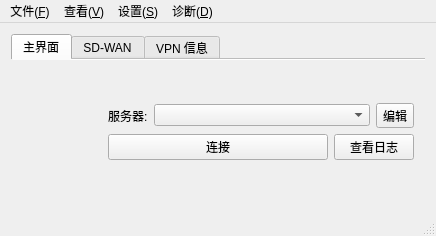
<?xml version="1.0" encoding="UTF-8"?>
<ui version="4.0">
 <class>MainWindow</class>
 <widget class="QMainWindow" name="MainWindow">
  <property name="windowModality">
   <enum>Qt::NonModal</enum>
  </property>
  <property name="geometry">
   <rect>
    <x>0</x>
    <y>0</y>
    <width>436</width>
    <height>236</height>
   </rect>
  </property>
  <property name="sizePolicy">
   <sizepolicy hsizetype="Preferred" vsizetype="Preferred">
    <horstretch>0</horstretch>
    <verstretch>0</verstretch>
   </sizepolicy>
  </property>
  <property name="minimumSize">
   <size>
    <width>436</width>
    <height>236</height>
   </size>
  </property>
  <property name="maximumSize">
   <size>
    <width>436</width>
    <height>236</height>
   </size>
  </property>
  <property name="windowIcon">
   <iconset resource="../avpn.qrc">
    <normaloff>:/Resources/mono_lock.png</normaloff>:/Resources/mono_lock.png</iconset>
  </property>
  <property name="autoFillBackground">
   <bool>false</bool>
  </property>
  <widget class="QWidget" name="centralWidget">
   <property name="sizePolicy">
    <sizepolicy hsizetype="MinimumExpanding" vsizetype="MinimumExpanding">
     <horstretch>0</horstretch>
     <verstretch>0</verstretch>
    </sizepolicy>
   </property>
   <layout class="QHBoxLayout" name="horizontalLayout">
    <item>
     <widget class="QTabWidget" name="tabWidget">
      <property name="autoFillBackground">
       <bool>false</bool>
      </property>
      <property name="tabPosition">
       <enum>QTabWidget::North</enum>
      </property>
      <property name="tabShape">
       <enum>QTabWidget::Rounded</enum>
      </property>
      <property name="currentIndex">
       <number>0</number>
      </property>
      <property name="documentMode">
       <bool>true</bool>
      </property>
      <property name="tabsClosable">
       <bool>false</bool>
      </property>
      <property name="movable">
       <bool>false</bool>
      </property>
      <widget class="QWidget" name="tabWidget_main">
       <property name="accessibleName">
        <string/>
       </property>
       <attribute name="title">
        <string>主界面</string>
       </attribute>
       <layout class="QGridLayout" name="gridLayout_2">
        <item row="0" column="0">
         <layout class="QHBoxLayout" name="horizontalLayout_4" stretch="1,3">
          <item>
           <layout class="QVBoxLayout" name="verticalLayout_2">
            <property name="spacing">
             <number>0</number>
            </property>
            <item>
             <widget class="QLabel" name="iconLabel">
              <property name="maximumSize">
               <size>
                <width>80</width>
                <height>80</height>
               </size>
              </property>
              <property name="scaledContents">
               <bool>true</bool>
              </property>
             </widget>
            </item>
           </layout>
          </item>
          <item>
           <layout class="QVBoxLayout" name="verticalLayout">
            <item>
             <layout class="QHBoxLayout" name="horizontalLayout_Profiles" stretch="0,4,0">
              <item>
               <widget class="QLabel" name="serverLabel">
                <property name="text">
                 <string>服务器:</string>
                </property>
               </widget>
              </item>
              <item>
               <widget class="QComboBox" name="serverList"/>
              </item>
              <item>
               <widget class="QToolButton" name="serverListControl">
                <property name="whatsThis">
                 <string>编辑</string>
                </property>
                <property name="text">
                 <string>编辑</string>
                </property>
                <property name="icon">
                 <iconset resource="../avpn.qrc">
                  <normaloff>:/images/profiles.png</normaloff>:/images/profiles.png</iconset>
                </property>
                <property name="popupMode">
                 <enum>QToolButton::InstantPopup</enum>
                </property>
               </widget>
              </item>
             </layout>
            </item>
            <item>
             <layout class="QHBoxLayout" name="horizontalLayout_Buttons" stretch="4,0">
              <item>
               <widget class="QPushButton" name="connectionButton">
                <property name="text">
                 <string>连接</string>
                </property>
                <property name="icon">
                 <iconset resource="../avpn.qrc">
                  <normaloff>:/images/network-wired.png</normaloff>:/images/network-wired.png</iconset>
                </property>
               </widget>
              </item>
              <item>
               <widget class="QPushButton" name="viewLogButton">
                <property name="text">
                 <string>查看日志</string>
                </property>
                <property name="icon">
                 <iconset resource="../avpn.qrc">
                  <normaloff>:/images/edit-find.png</normaloff>:/images/edit-find.png</iconset>
                </property>
               </widget>
              </item>
             </layout>
            </item>
           </layout>
          </item>
         </layout>
        </item>
       </layout>
       <widget class="QLabel" name="sdwanMainStatusLabel">
        <property name="geometry">
         <rect>
          <x>5</x>
          <y>150</y>
          <width>150</width>
          <height>20</height>
         </rect>
        </property>
        <property name="visible">
         <bool>false</bool>
        </property>
        <property name="text">
         <string>SD-WAN: 未就绪</string>
        </property>
        <property name="styleSheet">
         <string>font-size: 9pt; color: gray;</string>
        </property>
       </widget>
      </widget>
      <widget class="QWidget" name="tabWidget_sdwan">
       <attribute name="title">
        <string>SD-WAN</string>
       </attribute>
       <layout class="QVBoxLayout" name="verticalLayout_sdwan">
        <item>
         <layout class="QFormLayout" name="formLayout_sdwan">
          <property name="fieldGrowthPolicy">
           <enum>QFormLayout::ExpandingFieldsGrow</enum>
          </property>
          <property name="formAlignment">
           <set>Qt::AlignJustify|Qt::AlignTop</set>
          </property>
          <item row="0" column="0">
           <widget class="QCheckBox" name="sdwanEnableCheckbox">
            <property name="text">
             <string>启用</string>
            </property>
           </widget>
          </item>
          <item row="0" column="1">
           <widget class="QCheckBox" name="sdwanAutoStartCheckbox">
            <property name="enabled">
             <bool>false</bool>
            </property>
            <property name="text">
             <string>自启动</string>
            </property>
           </widget>
          </item>
          <item row="1" column="0">
           <widget class="QLabel" name="nodeLicenseLabelText">
            <property name="text">
             <string>节点许可:</string>
            </property>
           </widget>
          </item>
          <item row="1" column="1">
           <layout class="QHBoxLayout" name="horizontalLayout_nodeLicense">
            <item>
             <widget class="QPushButton" name="nodeLicenseImportButton">
              <property name="enabled">
               <bool>false</bool>
              </property>
              <property name="text">
               <string>导入</string>
              </property>
             </widget>
            </item>
            <item>
             <widget class="QLabel" name="nodeLicenseStatusLabel">
              <property name="text">
               <string>未导入</string>
              </property>
              <property name="styleSheet">
               <string>color: gray;</string>
              </property>
             </widget>
            </item>
           </layout>
          </item>
          <item row="2" column="0">
           <widget class="QLabel" name="networkIdLabelText">
            <property name="text">
             <string>网络ID:</string>
            </property>
           </widget>
          </item>
          <item row="2" column="1">
           <widget class="QLineEdit" name="networkIdEdit">
            <property name="enabled">
             <bool>false</bool>
            </property>
            <property name="placeholderText">
             <string>请输入16位网络ID</string>
            </property>
            <property name="maxLength">
             <number>16</number>
            </property>
           </widget>
          </item>
          <item row="3" column="0">
           <widget class="QLabel" name="sdwanStatusLabelText">
            <property name="text">
             <string>状态:</string>
            </property>
           </widget>
          </item>
          <item row="3" column="1">
           <layout class="QHBoxLayout" name="horizontalLayout_sdwan_status">
            <item>
             <widget class="QLabel" name="sdwanStatusLabel">
              <property name="text">
               <string>未连接</string>
              </property>
              <property name="alignment">
               <set>Qt::AlignLeading|Qt::AlignLeft|Qt::AlignVCenter</set>
              </property>
             </widget>
            </item>
            <item>
             <widget class="QLabel" name="sdwanZerotierIdLabel">
              <property name="text">
               <string/>
              </property>
              <property name="alignment">
               <set>Qt::AlignLeading|Qt::AlignLeft|Qt::AlignVCenter</set>
              </property>
             </widget>
            </item>
           </layout>
          </item>
          <item row="4" column="0" colspan="2">
           <widget class="QPushButton" name="sdwanStartButton">
            <property name="enabled">
             <bool>false</bool>
            </property>
            <property name="text">
             <string>启动SD-WAN</string>
            </property>
           </widget>
          </item>
         </layout>
        </item>
        <item>
         <spacer name="verticalSpacer_sdwan">
          <property name="orientation">
           <enum>Qt::Vertical</enum>
          </property>
          <property name="sizeHint" stdset="0">
           <size>
            <width>20</width>
            <height>40</height>
           </size>
          </property>
         </spacer>
        </item>
       </layout>
      </widget>
      <widget class="QWidget" name="tabWidget_vpnInfo">
       <attribute name="title">
        <string>VPN 信息</string>
       </attribute>
       <layout class="QVBoxLayout" name="verticalLayout_3">
        <item>
         <layout class="QFormLayout" name="formLayout">
          <property name="fieldGrowthPolicy">
           <enum>QFormLayout::ExpandingFieldsGrow</enum>
          </property>
          <property name="formAlignment">
           <set>Qt::AlignJustify|Qt::AlignTop</set>
          </property>
          <item row="0" column="0">
           <widget class="QLabel" name="ipV4LabelText">
            <property name="text">
             <string>IPv4:</string>
            </property>
           </widget>
          </item>
          <item row="0" column="1">
           <widget class="QLabel" name="ipV4Label">
            <property name="alignment">
             <set>Qt::AlignLeading|Qt::AlignLeft|Qt::AlignVCenter</set>
            </property>
            <property name="textInteractionFlags">
             <set>Qt::LinksAccessibleByMouse|Qt::TextSelectableByMouse</set>
            </property>
           </widget>
          </item>
          <item row="1" column="0">
           <widget class="QLabel" name="cipherCSTPLabelText">
            <property name="text">
             <string>加密算法:</string>
            </property>
           </widget>
          </item>
          <item row="1" column="1">
           <widget class="QLabel" name="cipherCSTPLabel">
            <property name="alignment">
             <set>Qt::AlignLeading|Qt::AlignLeft|Qt::AlignVCenter</set>
            </property>
           </widget>
          </item>
          <item row="2" column="0">
           <widget class="QLabel" name="downloadLabelText">
            <property name="text">
             <string>下载:</string>
            </property>
           </widget>
          </item>
          <item row="3" column="0">
           <widget class="QLabel" name="uploadLaberText">
            <property name="text">
             <string>上传:</string>
            </property>
           </widget>
          </item>
          <item row="2" column="1">
           <widget class="QLabel" name="downloadLabel">
            <property name="minimumSize">
             <size>
              <width>200</width>
              <height>0</height>
             </size>
            </property>
            <property name="alignment">
             <set>Qt::AlignLeading|Qt::AlignLeft|Qt::AlignVCenter</set>
            </property>
            <property name="textInteractionFlags">
             <set>Qt::LinksAccessibleByMouse|Qt::TextSelectableByMouse</set>
            </property>
           </widget>
          </item>
          <item row="3" column="1">
           <widget class="QLabel" name="uploadLabel">
            <property name="minimumSize">
             <size>
              <width>200</width>
              <height>0</height>
             </size>
            </property>
            <property name="alignment">
             <set>Qt::AlignLeading|Qt::AlignLeft|Qt::AlignVCenter</set>
            </property>
            <property name="textInteractionFlags">
             <set>Qt::LinksAccessibleByMouse|Qt::TextSelectableByMouse</set>
            </property>
           </widget>
          </item>
         </layout>
        </item>
       </layout>
      </widget>
     </widget>
    </item>
   </layout>
  </widget>
  <widget class="QStatusBar" name="statusBar"/>
  <widget class="QMenuBar" name="menuBar">
   <property name="geometry">
    <rect>
     <x>0</x>
     <y>0</y>
     <width>436</width>
     <height>20</height>
    </rect>
   </property>
   <widget class="QMenu" name="menuFile">
    <property name="title">
     <string>文件(&amp;F)</string>
    </property>
    <widget class="QMenu" name="menuProfiles">
     <property name="title">
      <string>配置(&amp;P)</string>
     </property>
     <addaction name="actionNewProfile"/>
     <addaction name="actionNewProfileAdvanced"/>
     <addaction name="actionEditSelectedProfile"/>
     <addaction name="actionRemoveSelectedProfile"/>
    </widget>
    <addaction name="menuProfiles"/>
    <addaction name="separator"/>
    <addaction name="actionQuit"/>
   </widget>
   <widget class="QMenu" name="menuView">
    <property name="title">
     <string>查看(&amp;V)</string>
    </property>
    <addaction name="actionLogWindow"/>
   </widget>
   <widget class="QMenu" name="menuSettings">
    <property name="title">
     <string>设置(&amp;S)</string>
    </property>
    <addaction name="actionMinimizeToTheNotificationArea"/>
    <addaction name="actionMinimizeTheApplicationInsteadOfClosing"/>
    <addaction name="separator"/>
    <addaction name="actionStartMinimized"/>
    <addaction name="separator"/>
    <addaction name="actionSingleInstanceMode"/>
   </widget>
   <widget class="QMenu" name="menuDiagnostic">
    <property name="title">
     <string>诊断(&amp;D)</string>
    </property>
    <addaction name="actionSDWANDiagnostic"/>
   </widget>
   <addaction name="menuFile"/>
   <addaction name="menuView"/>
   <addaction name="menuSettings"/>
   <addaction name="menuDiagnostic"/>
  </widget>
  <action name="actionQuit">
   <property name="text">
    <string>退出(&amp;Q)</string>
   </property>
   <property name="shortcut">
    <string>Ctrl+Q</string>
   </property>
  </action>
  <action name="actionMinimize">
   <property name="text">
    <string>最小化(&amp;M)</string>
   </property>
   <property name="toolTip">
    <string>最小化</string>
   </property>
  </action>
  <action name="actionRestore">
   <property name="text">
    <string>恢复(&amp;R)</string>
   </property>
   <property name="toolTip">
    <string>恢复</string>
   </property>
  </action>
  <action name="actionNewProfile">
   <property name="icon">
    <iconset resource="../avpn.qrc">
     <normaloff>:/images/text-new.png</normaloff>:/images/text-new.png</iconset>
   </property>
   <property name="text">
    <string>新建配置(&amp;N)</string>
   </property>
   <property name="toolTip">
    <string>新建快速连接配置</string>
   </property>
   <property name="shortcut">
    <string>Ctrl+N</string>
   </property>
  </action>
  <action name="actionEditSelectedProfile">
   <property name="icon">
    <iconset resource="../avpn.qrc">
     <normaloff>:/images/text-editor.png</normaloff>:/images/text-editor.png</iconset>
   </property>
   <property name="text">
    <string>编辑所选配置(&amp;E)</string>
   </property>
   <property name="shortcut">
    <string>Ctrl+E</string>
   </property>
  </action>
  <action name="actionRemoveSelectedProfile">
   <property name="icon">
    <iconset resource="../avpn.qrc">
     <normaloff>:/images/trashcan.png</normaloff>:/images/trashcan.png</iconset>
   </property>
   <property name="text">
    <string>删除所选配置(&amp;R)</string>
   </property>
   <property name="shortcut">
    <string>Ctrl+R</string>
   </property>
  </action>
  <action name="actionLogWindow">
   <property name="icon">
    <iconset resource="../avpn.qrc">
     <normaloff>:/images/edit-find.png</normaloff>:/images/edit-find.png</iconset>
   </property>
   <property name="text">
    <string>日志窗口(&amp;L)</string>
   </property>
   <property name="toolTip">
    <string>查看日志窗口</string>
   </property>
   <property name="shortcut">
    <string>Ctrl+L</string>
   </property>
  </action>
  <action name="actionMinimizeToTheNotificationArea">
   <property name="checkable">
    <bool>true</bool>
   </property>
   <property name="text">
    <string>最小化到通知区域(&amp;A)</string>
   </property>
  </action>
  <action name="actionMinimizeTheApplicationInsteadOfClosing">
   <property name="checkable">
    <bool>true</bool>
   </property>
   <property name="text">
    <string>关闭时最小化(&amp;C)</string>
   </property>
  </action>
  <action name="actionStartMinimized">
   <property name="checkable">
    <bool>true</bool>
   </property>
   <property name="text">
    <string>启动时最小化(&amp;M)</string>
   </property>
  </action>
  <action name="actionSingleInstanceMode">
   <property name="checkable">
    <bool>true</bool>
   </property>
   <property name="enabled">
    <bool>false</bool>
   </property>
   <property name="text">
    <string>单实例模式(&amp;S)</string>
   </property>
  </action>
  <action name="actionNewProfileAdvanced">
   <property name="icon">
    <iconset resource="../avpn.qrc">
     <normaloff>:/images/text-new.png</normaloff>:/images/text-new.png</iconset>
   </property>
   <property name="text">
    <string>新建配置(高级)(&amp;A)</string>
   </property>
   <property name="toolTip">
    <string>新建配置(高级设置)</string>
   </property>
   <property name="shortcut">
    <string>Ctrl+Shift+N</string>
   </property>
  </action>
  <action name="actionSDWANDiagnostic">
   <property name="text">
    <string>SD-WAN诊断(&amp;S)</string>
   </property>
   <property name="toolTip">
    <string>显示SD-WAN网络诊断信息</string>
   </property>
  </action>
 </widget>
 <layoutdefault spacing="6" margin="11"/>
 <resources>
  <include location="../avpn.qrc"/>
 </resources>
 <connections>
  <connection>
   <sender>actionMinimize</sender>
   <signal>triggered()</signal>
   <receiver>MainWindow</receiver>
   <slot>showMinimized()</slot>
   <hints>
    <hint type="sourcelabel">
     <x>-1</x>
     <y>-1</y>
    </hint>
    <hint type="destinationlabel">
     <x>217</x>
     <y>117</y>
    </hint>
   </hints>
  </connection>
  <connection>
   <sender>actionRestore</sender>
   <signal>triggered()</signal>
   <receiver>MainWindow</receiver>
   <slot>showNormal()</slot>
   <hints>
    <hint type="sourcelabel">
     <x>-1</x>
     <y>-1</y>
    </hint>
    <hint type="destinationlabel">
     <x>217</x>
     <y>117</y>
    </hint>
   </hints>
  </connection>
  <connection>
   <sender>actionLogWindow</sender>
   <signal>triggered()</signal>
   <receiver>viewLogButton</receiver>
   <slot>click()</slot>
   <hints>
    <hint type="sourcelabel">
     <x>-1</x>
     <y>-1</y>
    </hint>
    <hint type="destinationlabel">
     <x>366</x>
     <y>163</y>
    </hint>
   </hints>
  </connection>
 </connections>
</ui>
